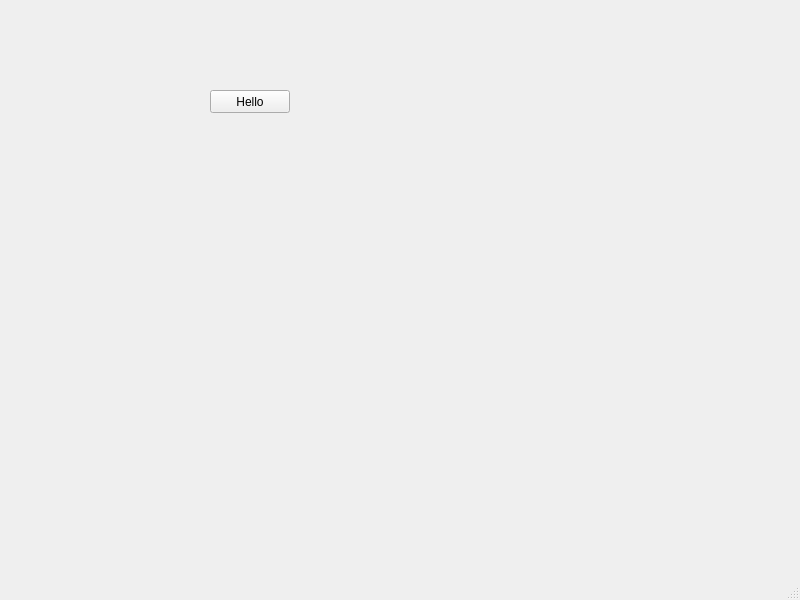
<?xml version="1.0" encoding="UTF-8"?>
<ui version="4.0">
 <class>MainWindow</class>
 <widget class="QMainWindow" name="MainWindow">
  <property name="geometry">
   <rect>
    <x>0</x>
    <y>0</y>
    <width>800</width>
    <height>600</height>
   </rect>
  </property>
  <property name="windowTitle">
   <string>MainWindow</string>
  </property>
  <widget class="QWidget" name="centralwidget">
   <widget class="QPushButton" name="btnHello">
    <property name="geometry">
     <rect>
      <x>210</x>
      <y>90</y>
      <width>80</width>
      <height>23</height>
     </rect>
    </property>
    <property name="text">
     <string>Hello</string>
    </property>
   </widget>
  </widget>
  <widget class="QMenuBar" name="menubar">
   <property name="geometry">
    <rect>
     <x>0</x>
     <y>0</y>
     <width>800</width>
     <height>20</height>
    </rect>
   </property>
  </widget>
  <widget class="QStatusBar" name="statusbar"/>
 </widget>
 <resources/>
 <connections/>
</ui>
